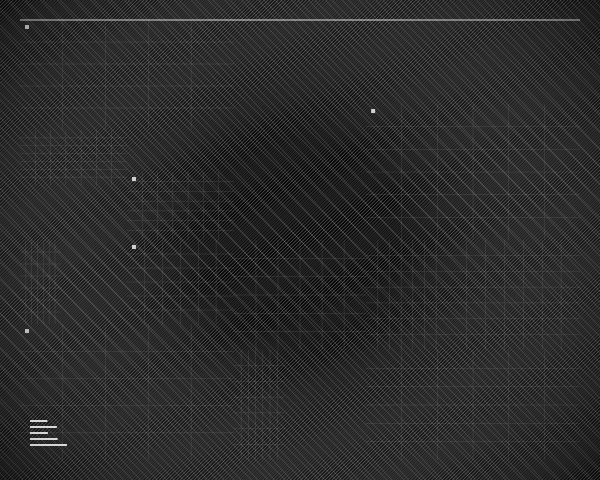

The Python source for this figure:
import cairo
import math
import random

# Setup
width, height = 600, 480
surface = cairo.ImageSurface(cairo.FORMAT_ARGB32, width, height)
ctx = cairo.Context(surface)

# Background: Deep charcoal for high-contrast brutalist base
ctx.set_source_rgb(0.02, 0.02, 0.02)
ctx.paint()

def draw_line_field(ctx, angle, spacing, weight, color=(1, 1, 1, 0.5)):
    """
    Generates a dense field of parallel lines across the entire canvas.
    Used to create the primary interference layers.
    """
    ctx.save()
    ctx.set_source_rgba(*color)
    ctx.set_line_width(weight)
    
    # Translate to center to rotate around the middle
    ctx.translate(width / 2, height / 2)
    ctx.rotate(angle)
    
    # Calculate span needed to cover the diagonal of the canvas
    diagonal = math.sqrt(width**2 + height**2)
    steps = int(diagonal / spacing) + 2
    
    for i in range(-steps, steps):
        x = i * spacing
        ctx.move_to(x, -diagonal)
        ctx.line_to(x, diagonal)
    
    ctx.stroke()
    ctx.restore()

def recursive_subdivision(x, y, w, h, depth):
    """
    Recursive function to create a Swiss-style hierarchical grid.
    Places localized interference patterns in specific modules.
    """
    if depth > 4 or (depth > 1 and random.random() > 0.7):
        # Draw a localized dense grid in this sector
        if random.random() > 0.3:
            draw_sector_grid(x, y, w, h, depth)
        return

    # Split logic (Golden Ratio-ish or Halves)
    if w > h:
        split = w * (0.382 if random.random() > 0.5 else 0.5)
        recursive_subdivision(x, y, split, h, depth + 1)
        recursive_subdivision(x + split, y, w - split, h, depth + 1)
    else:
        split = h * (0.382 if random.random() > 0.5 else 0.5)
        recursive_subdivision(x, y, w, split, depth + 1)
        recursive_subdivision(x, y + split, w, h - split, depth + 1)

def draw_sector_grid(x, y, w, h, depth):
    """
    Adds local geometric weight to a grid cell.
    """
    ctx.save()
    # Masking to the cell
    ctx.rectangle(x, y, w, h)
    ctx.clip()
    
    # Modulated density based on recursion depth
    density = 2 + depth
    ctx.set_source_rgba(1, 1, 1, 0.15)
    ctx.set_line_width(0.5)
    
    # Internal grid lines
    for i in range(1, density):
        # Vertical
        vx = x + (i * w / density)
        ctx.move_to(vx, y)
        ctx.line_to(vx, y + h)
        # Horizontal
        vy = y + (i * h / density)
        ctx.move_to(x, vy)
        ctx.line_to(x + w, vy)
    ctx.stroke()
    
    # Symbolic mark (Brutalist element)
    if random.random() > 0.6:
        ctx.set_source_rgba(1, 1, 1, 0.8)
        ctx.rectangle(x + 5, y + 5, 4, 4)
        ctx.fill()
        
    ctx.restore()

# --- GENERATIVE EXECUTION ---

# 1. Primary Moiré System
# Two layers of extremely dense lines with a subtle angular offset
base_angle = math.pi / 4
offset = 0.015  # The "slow rotation" difference (approx 0.8 degrees)

# Layer A: Static Grid
draw_line_field(ctx, base_angle, spacing=2.5, weight=0.3, color=(1, 1, 1, 0.4))

# Layer B: Offset Grid creating Moiré interference patterns
draw_line_field(ctx, base_angle + offset, spacing=2.4, weight=0.3, color=(1, 1, 1, 0.4))

# 2. Secondary Moiré System (Orthogonal)
# Adds complexity to the interference fringes
draw_line_field(ctx, base_angle + math.pi/2, spacing=12, weight=0.5, color=(1, 1, 1, 0.2))
draw_line_field(ctx, base_angle + math.pi/2 + (offset * 2), spacing=12.2, weight=0.5, color=(1, 1, 1, 0.2))

# 3. Hierarchical Grid Overlay
# Applying Swiss design principles of subdivision and negative space
random.seed(42) # For compositional balance
recursive_subdivision(20, 20, width - 40, height - 40, 0)

# 4. Final Accent: Structural Framing
ctx.set_source_rgba(1, 1, 1, 0.9)
ctx.set_line_width(1.0)
ctx.move_to(20, 20)
ctx.line_to(width-20, 20)
ctx.stroke()

# Create a "Technical Data" block (Typography simulation)
def draw_data_block(ctx, x, y):
    ctx.set_source_rgb(1, 1, 1)
    for i in range(5):
        w = random.uniform(10, 40)
        ctx.rectangle(x, y + (i * 6), w, 2)
        ctx.fill()

draw_data_block(ctx, 30, height - 60)

# Final Polish: Add a subtle vignette through transparency to center the focus
radial = cairo.RadialGradient(width/2, height/2, 100, width/2, height/2, 400)
radial.add_color_stop_rgba(0, 1, 1, 1, 0)
radial.add_color_stop_rgba(1, 0, 0, 0, 0.3)
ctx.set_source(radial)
ctx.paint()
